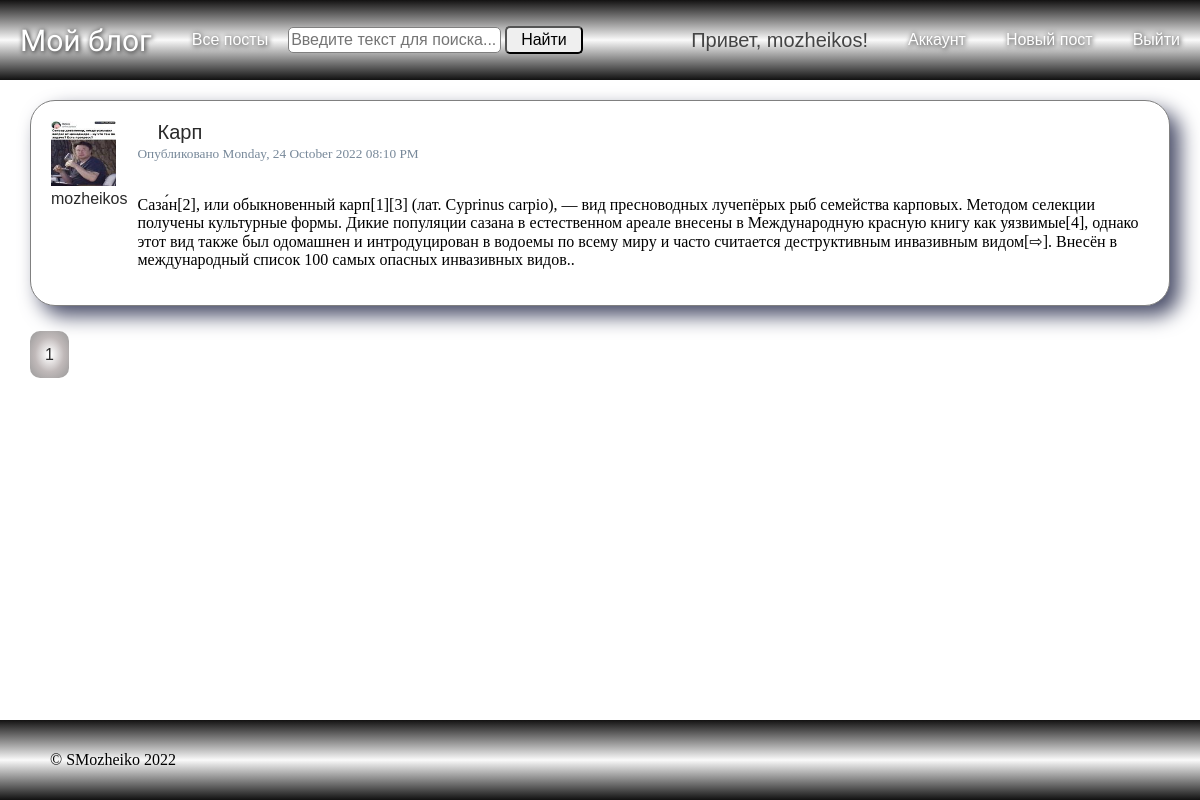
The page /posts/allpost (signed in) on the database as committed earlier.
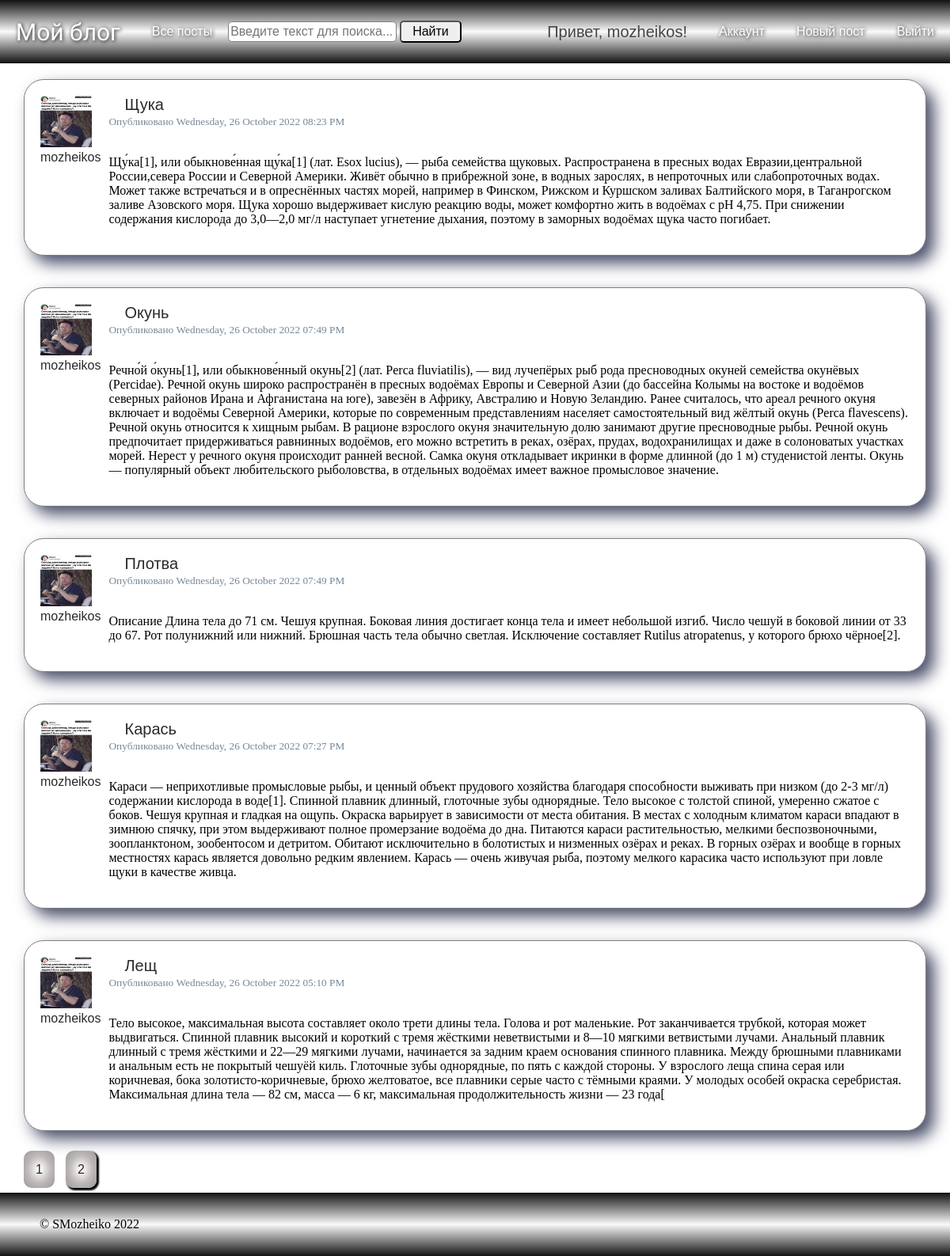
The same page on the database as committed later.
### blog_flask/models.py (models this page shows, shortened)
class Post(db.Model):
    id = db.Column(db.Integer, primary_key=True)
    title = db.Column(db.String(100), nullable=False)
    created_at = db.Column(db.DateTime, nullable=False, default=datetime.datetime.utcnow())
    content = db.Column(db.Text, nullable=False)
    user_id = db.Column(
        db.Integer, db.ForeignKey(
            'user.id',
            ondelete='CASCADE',
            onupdate='CASCADE'
        ), nullable=False
    )
    author = db.relationship(
        User,
        back_populates='posts',
        uselist=False
    )

class User(db.Model, UserMixin):
    id = db.Column(db.Integer, primary_key=True)
    username = db.Column(db.String(20), unique=True, nullable=False)
    email = db.Column(db.String(120), unique=True, nullable=False)
    avatar = db.Column(db.String(100), nullable=False, default='default.png')
    password = db.Column(db.String(100), nullable=False)
    posts = db.relationship(
        'Post',
        back_populates='author',
        lazy=True,
        uselist=True
    )

### blog_flask/posts/routes.py (the view)
@posts.route('/allpost', methods=['GET', 'POST'])
@login_required
def allpost():
    page = request.args.get('page', 1, type=int)
    search = request.args.get('search', None, type=str)
    if search:
        posts_list = Post.query.filter(
            or_(
                Post.title.contains(search),
                Post.content.contains(search)
            )
        ).order_by(
            Post.created_at.desc()
        ).paginate(
            page=page, per_page=5
        )
    else:
        posts_list = Post.query.order_by(Post.created_at.desc()).paginate(
            page=page, per_page=5
        )
    return render_template('allpost.html', posts=posts_list)

### blog_flask/context_processsors.py
class SearchForm(FlaskForm):
    search = StringField(
        label='Поиск',
        validators=[DataRequired()]
    )
    find = SubmitField(
        label='Найти'
    )

### blog_flask/models.py (called while the page is built)
@login_manager.user_loader
def load_user(user_id):
    return User.query.get(int(user_id))

### run.py (called while the page is built)
@app.context_processor
def search():
    form = SearchForm()
    return dict(search=form)

@app.context_processor
def year():
    today_year = datetime.datetime.now().year
    return dict(year=today_year)

### blog_flask/templates/allpost.html
{% extends "layout.html" %}
{% block content %}
  {% for post in posts.items %}
  <div class="content-card">
    <div class="card-author">
      <img class="article-img" src="{{ url_for('static', filename='profile_pictures/' + post.author.avatar) }}">
      <a class="navbar-user card-title card-author" href="{{ url_for('users.user_posts', username=post.author.username) }}" id="author">{{ post.author.username }}</a>
    </div>
    <div class="card">
      <div class="card-body">
        <h4 class="card-title"><a class="navbar-user card-title" href="{{ url_for('posts.post', post_id=post.id) }}">{{ post.title }}</a></h4>
        <small>Опубликовано {{ post.created_at.strftime('%A, %d %B %Y %I:%M %p') }}</small>
        <br>
        <br>
        <p class="card-text">{{ post.content }}</p>
      </div>
    </div>
  </div>
  {% endfor %}
  <div class="pagination">
    {% for page_num in posts.iter_pages(left_edge=1, right_edge=1, left_current=1, right_current=2) %}
    {% if page_num %}
      {% if posts.page == page_num %}
        <a class="paginate-button selected-page" href="{{ url_for('posts.allpost', page=page_num) }}">{{ page_num }}</a>
      {% else %}
        <a class="paginate-button" href="{{ url_for('posts.allpost', page=page_num) }}">{{ page_num }}</a>
      {% endif %}
    {% else %}
      ...
    {% endif %}
  {% endfor %}
  </div>
{% endblock content %}

Rows that differ between the two databases and show on the page:
no longer on this page (row unchanged): Post: avatar (picture), author.username "mozheikos", title "Карп", created_at "Monday, 24 October 2022 08:10 PM", content "Саза́н[2], или обыкновенный карп[1][3] (лат. Cyprinus carpio), — вид пресноводных лучепёрых рыб семейства карповых. Методом селекции получены культурные формы. Дикие популяции сазана в естественном ареале внесены в Международную красную книгу как уязвимые[4], однако этот вид также был одомашнен и интродуцирован в водоемы по всему миру и часто считается деструктивным инвазивным видом[⇨]. Внесён в международный список 100 самых опасных инвазивных видов.."
added Post: avatar (picture), author.username "mozheikos", title "Щука", created_at "Wednesday, 26 October 2022 08:23 PM", content "Щу́ка[1], или обыкнове́нная щу́ка[1] (лат. Esox lucius), — рыба семейства щуковых. Распространена в пресных водах Евразии,центральной России,севера России и Северной Америки. Живёт обычно в прибрежной зоне, в водных зарослях, в непроточных или слабопроточных водах. Может также встречаться и в опреснённых частях морей, например в Финском, Рижском и Куршском заливах Балтийского моря, в Таганрогском заливе Азовского моря. Щука хорошо выдерживает кислую реакцию воды, может комфортно жить в водоёмах с pH 4,75. При снижении содержания кислорода до 3,0—2,0 мг/л наступает угнетение дыхания, поэтому в заморных водоёмах щука часто погибает."
added Post: avatar (picture), author.username "mozheikos", title "Окунь", created_at "Wednesday, 26 October 2022 07:49 PM", content "Речно́й о́кунь[1], или обыкнове́нный окунь[2] (лат. Perca fluviatilis), — вид лучепёрых рыб рода пресноводных окуней семейства окунёвых (Percidae). Речной окунь широко распространён в пресных водоёмах Европы и Северной Азии (до бассейна Колымы на востоке и водоёмов северных районов Ирана и Афганистана на юге), завезён в Африку, Австралию и Новую Зеландию. Ранее считалось, что ареал речного окуня включает и водоёмы Северной Америки, которые по современным представлениям населяет самостоятельный вид жёлтый окунь (Perca flavescens). Речной окунь относится к хищным рыбам. В рационе взрослого окуня значительную долю занимают другие пресноводные рыбы. Речной окунь предпочитает придерживаться…"
added Post: avatar (picture), author.username "mozheikos", title "Плотва", created_at "Wednesday, 26 October 2022 07:49 PM", content "Описание Длина тела до 71 см. Чешуя крупная. Боковая линия достигает конца тела и имеет небольшой изгиб. Число чешуй в боковой линии от 33 до 67. Рот полунижний или нижний. Брюшная часть тела обычно светлая. Исключение составляет Rutilus atropatenus, у которого брюхо чёрное[2]."
added Post: avatar (picture), author.username "mozheikos", title "Карась", created_at "Wednesday, 26 October 2022 07:27 PM", content "Караси — неприхотливые промысловые рыбы, и ценный объект прудового хозяйства благодаря способности выживать при низком (до 2-3 мг/л) содержании кислорода в воде[1]. Спинной плавник длинный, глоточные зубы однорядные. Тело высокое с толстой спиной, умеренно сжатое с боков. Чешуя крупная и гладкая на ощупь. Окраска варьирует в зависимости от места обитания. В местах с холодным климатом караси впадают в зимнюю спячку, при этом выдерживают полное промерзание водоёма до дна. Питаются караси растительностью, мелкими беспозвоночными, зоопланктоном, зообентосом и детритом. Обитают исключительно в болотистых и низменных озёрах и реках. В горных озёрах и вообще в горных местностях карась является…"
added Post: avatar (picture), author.username "mozheikos", title "Лещ", created_at "Wednesday, 26 October 2022 05:10 PM", content "Тело высокое, максимальная высота составляет около трети длины тела. Голова и рот маленькие. Рот заканчивается трубкой, которая может выдвигаться. Спинной плавник высокий и короткий с тремя жёсткими неветвистыми и 8—10 мягкими ветвистыми лучами. Анальный плавник длинный с тремя жёсткими и 22—29 мягкими лучами, начинается за задним краем основания спинного плавника. Между брюшными плавниками и анальным есть не покрытый чешуёй киль. Глоточные зубы однорядные, по пять с каждой стороны. У взрослого леща спина серая или коричневая, бока золотисто-коричневые, брюхо желтоватое, все плавники серые часто с тёмными краями. У молодых особей окраска серебристая. Максимальная длина тела — 82 см, масса —…"
Other text that changed with them:
new list line: "2"
